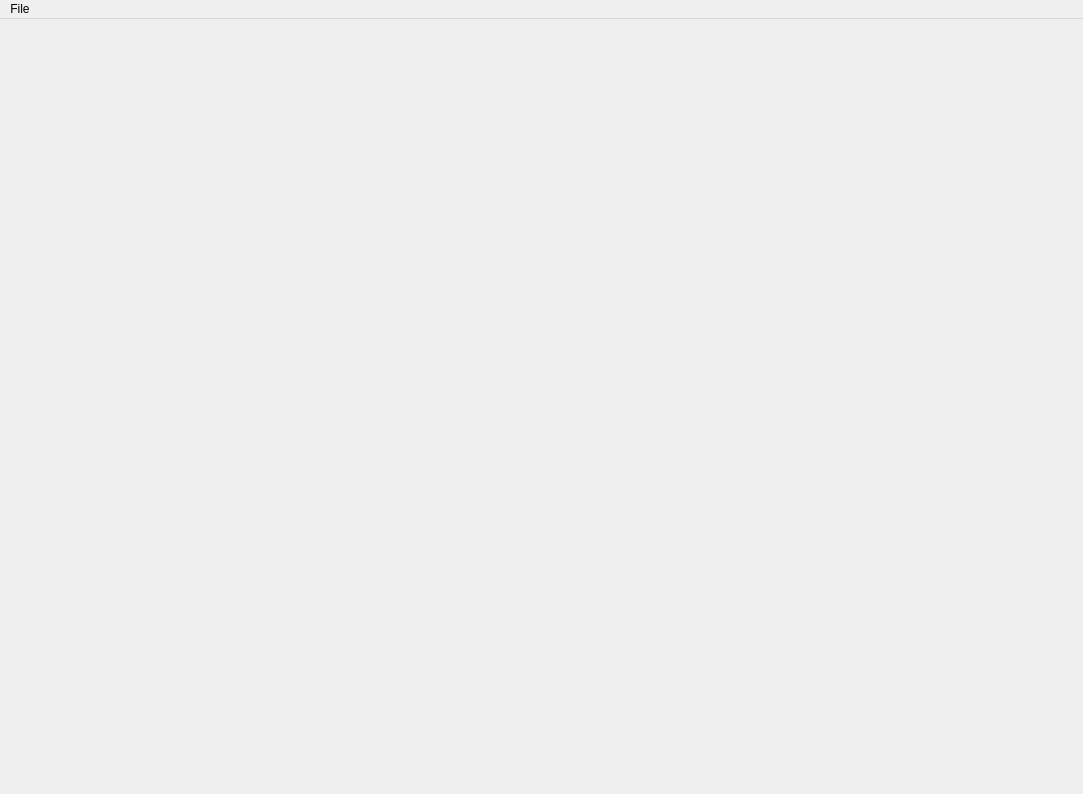
<?xml version="1.0" encoding="UTF-8"?>
<ui version="4.0">
 <class>MainWindow</class>
 <widget class="QMainWindow" name="MainWindow">
  <property name="geometry">
   <rect>
    <x>0</x>
    <y>0</y>
    <width>1083</width>
    <height>794</height>
   </rect>
  </property>
  <property name="windowTitle">
   <string>MainWindow</string>
  </property>
  <widget class="QWidget" name="centralWidget">
   <layout class="QVBoxLayout" name="verticalLayout_5">
    <item>
     <widget class="QSplitter" name="splitter">
      <property name="orientation">
       <enum>Qt::Vertical</enum>
      </property>
      <widget class="SearchWidget" name="searchWidget" native="true"/>
     </widget>
    </item>
   </layout>
  </widget>
  <widget class="QMenuBar" name="menuBar">
   <property name="geometry">
    <rect>
     <x>0</x>
     <y>0</y>
     <width>1083</width>
     <height>17</height>
    </rect>
   </property>
   <widget class="QMenu" name="menuFile">
    <property name="title">
     <string>File</string>
    </property>
   </widget>
   <addaction name="menuFile"/>
  </widget>
 </widget>
 <layoutdefault spacing="6" margin="11"/>
 <customwidgets>
  <customwidget>
   <class>SearchWidget</class>
   <extends>QWidget</extends>
   <header>searchwidget.h</header>
   <container>1</container>
  </customwidget>
 </customwidgets>
 <resources/>
 <connections/>
</ui>
